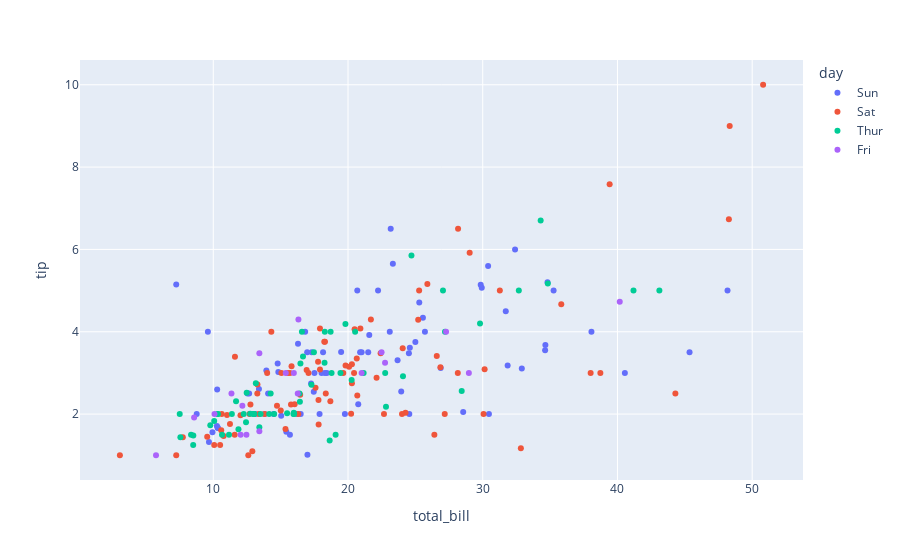

Here is the notebook cell this chart was saved with:
### Code cell
fig = px.scatter(data, x='total_bill', y='tip', color='day')

fig.show()
